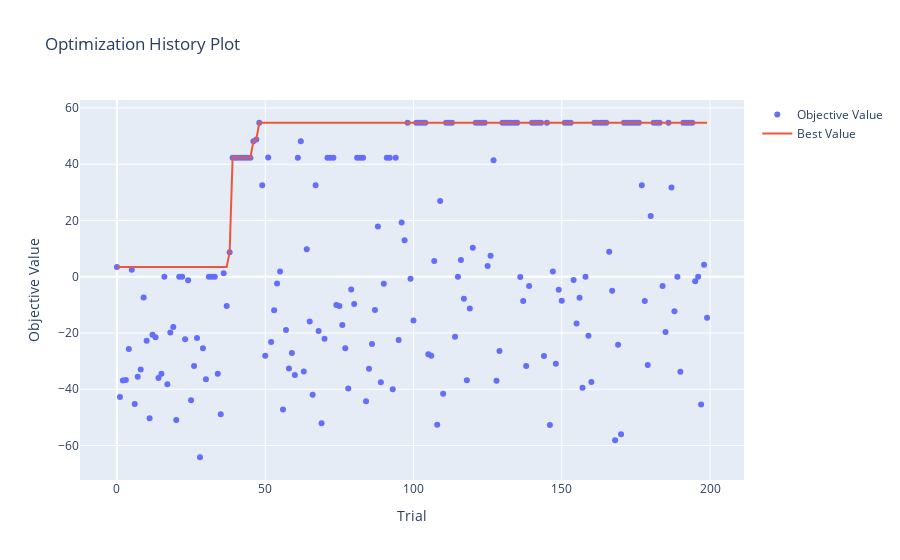

The code cell stored with this chart in its notebook:
### Code cell
optuna.visualization.plot_optimization_history(study)

### Figure 1 — Plotly figure (JSON) as saved in the notebook; plotly's stock layout.template omitted (floating-point values rounded to 4 significant figures; data arrays with more than 128 entries replaced by an {"elided": "..."} marker saying what was removed)
{"data": [{"mode": "markers", "name": "Objective Value", "type": "scatter", "x": {"elided": "200 int values"}, "y": {"elided": "200 float values"}}, {"name": "Best Value", "type": "scatter", "x": {"elided": "200 int values"}, "y": {"elided": "200 float values"}}], "layout": {"title": {"text": "Optimization History Plot"}, "xaxis": {"title": {"text": "Trial"}}, "yaxis": {"title": {"text": "Objective Value"}}}}
